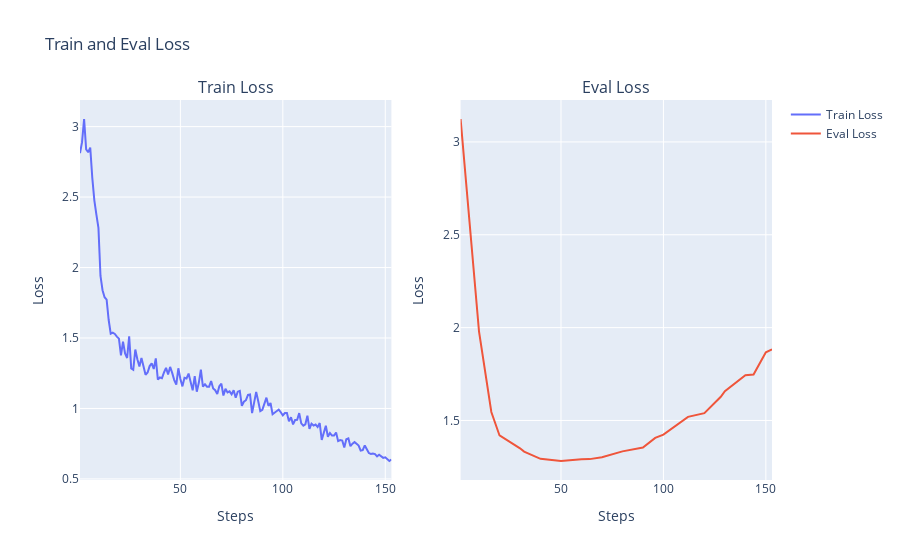

Here is the notebook cell this chart was saved with:
### Markdown cell above
### Step7 [b]: Plot the metrics

### Code cell
# Plot the train and eval loss metrics using Plotly python library

fig = make_subplots(
    rows=1, cols=2, shared_xaxes=True, subplot_titles=("Train Loss", "Eval Loss")
)

# Add traces
fig.add_trace(
    go.Scatter(x=train_loss[0], y=train_loss[1], name="Train Loss", mode="lines"),
    row=1,
    col=1,
)
fig.add_trace(
    go.Scatter(x=eval_loss[0], y=eval_loss[1], name="Eval Loss", mode="lines"),
    row=1,
    col=2,
)

# Add figure title
fig.update_layout(title="Train and Eval Loss", xaxis_title="Steps", yaxis_title="Loss")

# Set x-axis title
fig.update_xaxes(title_text="Steps")

# Set y-axes titles
fig.update_yaxes(title_text="Loss")

# Show plot
fig.show()

### Figure 1 — Plotly figure (JSON) as saved in the notebook; plotly's stock layout.template omitted (floating-point values rounded to 4 significant figures; data arrays with more than 128 entries replaced by an {"elided": "..."} marker saying what was removed)
{"data": [{"mode": "lines", "name": "Train Loss", "type": "scatter", "x": {"elided": "153 int values"}, "xaxis": "x", "y": {"elided": "153 float values"}, "yaxis": "y"}, {"mode": "lines", "name": "Eval Loss", "type": "scatter", "x": [1, 10, 16, 20, 30, 32, 40, 48, 50, 60, 64, 70, 80, 90, 96, 100, 110, 112, 120, 128, 130, 140, 144, 150, 153], "xaxis": "x2", "y": [3.123, 1.978, 1.546, 1.419, 1.35, 1.332, 1.293, 1.285, 1.282, 1.292, 1.292, 1.302, 1.334, 1.354, 1.406, 1.424, 1.506, 1.519, 1.539, 1.627, 1.658, 1.743, 1.747, 1.867, 1.883], "yaxis": "y2"}], "layout": {"annotations": [{"font": {"size": 16}, "showarrow": false, "text": "Train Loss", "x": 0.225, "xanchor": "center", "xref": "paper", "y": 1, "yanchor": "bottom", "yref": "paper"}, {"font": {"size": 16}, "showarrow": false, "text": "Eval Loss", "x": 0.775, "xanchor": "center", "xref": "paper", "y": 1, "yanchor": "bottom", "yref": "paper"}], "autosize": true, "title": {"text": "Train and Eval Loss"}, "xaxis": {"anchor": "y", "autorange": true, "domain": [0, 0.45], "range": [1, 153], "title": {"text": "Steps"}, "type": "linear"}, "xaxis2": {"anchor": "y2", "autorange": true, "domain": [0.55, 1], "range": [1, 153], "title": {"text": "Steps"}, "type": "linear"}, "yaxis": {"anchor": "x", "autorange": true, "domain": [0, 1], "range": [0.4923, 3.189], "title": {"text": "Loss"}, "type": "linear"}, "yaxis2": {"anchor": "x2", "autorange": true, "domain": [0, 1], "range": [1.179, 3.226], "title": {"text": "Loss"}, "type": "linear"}}}
